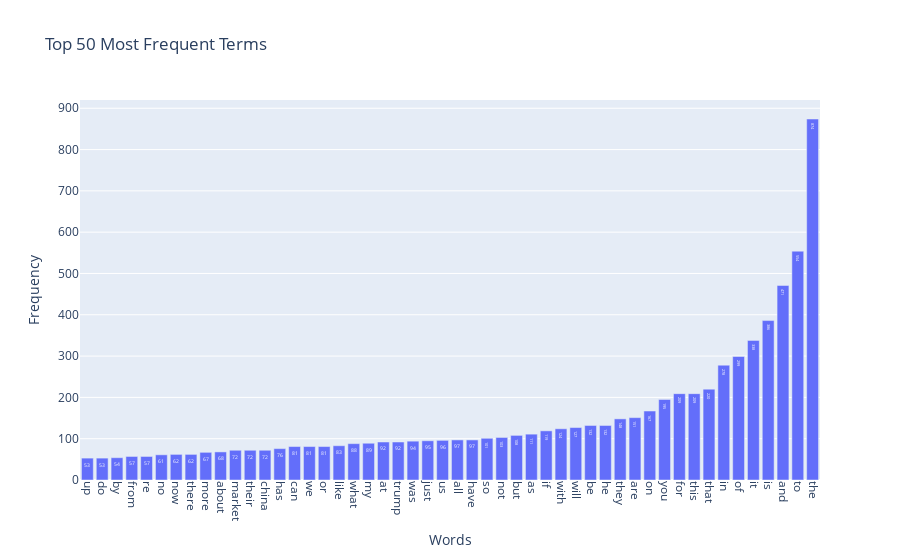

Notebook cell for this chart:
### Code cell
# Answer here
import plotly.express as px
import pandas as pd
import numpy as np

# 假設 term_frequencies 和 count_vect 已經定義

# 計算每個詞的頻率
word_frequencies = np.asarray(X_counts.sum(axis=0)).flatten()

# 選擇前 N 個最常見的詞
N = 50  # 假設我們只選擇前 50 個最常見的詞
top_n_indices = np.argsort(word_frequencies)[-N:]  # 找出前 N 個詞的索引
top_n_terms = count_vect.get_feature_names_out()[top_n_indices]
top_n_frequencies = word_frequencies[top_n_indices]

# 創建 DataFrame 進行可視化
df_top_n = pd.DataFrame({
    'Term': top_n_terms,
    'Frequency': top_n_frequencies
})

# 使用 Plotly 畫條形圖
fig = px.bar(df_top_n, 
             x='Term', 
             y='Frequency', 
             title=f'Top {N} Most Frequent Terms', 
             labels={'Term': 'Words', 'Frequency': 'Frequency'},
             text='Frequency')  # 在條形上顯示頻率

# 調整 X 軸標籤的顯示角度
fig.update_xaxes(tickangle=90)

# 顯示圖表
fig.show()

### Figure 1 — Plotly figure (JSON) as saved in the notebook; plotly's stock layout.template omitted (floating-point values rounded to 4 significant figures)
{"data": [{"hovertemplate": "Words=%{x}<br>Frequency=%{text}<extra></extra>", "legendgroup": "", "marker": {"color": "#636efa", "pattern": {"shape": ""}}, "name": "", "orientation": "v", "showlegend": false, "text": [53.0, 53.0, 54.0, 57.0, 57.0, 61.0, 62.0, 62.0, 67.0, 68.0, 72.0, 72.0, 72.0, 76.0, 81.0, 81.0, 81.0, 83.0, 88.0, 89.0, 92.0, 92.0, 94.0, 95.0, 96.0, 97.0, 97.0, 101.0, 103.0, 108.0, 111.0, 119.0, 124.0, 127.0, 132.0, 132.0, 148.0, 151.0, 167.0, 195.0, 209.0, 209.0, 220.0, 278.0, 299.0, 338.0, 386.0, 471.0, 554.0, 874.0], "textposition": "auto", "type": "bar", "x": ["up", "do", "by", "from", "re", "no", "now", "there", "more", "about", "market", "their", "china", "has", "can", "we", "or", "like", "what", "my", "at", "trump", "was", "just", "us", "all", "have", "so", "not", "but", "as", "if", "with", "will", "be", "he", "they", "are", "on", "you", "for", "this", "that", "in", "of", "it", "is", "and", "to", "the"], "xaxis": "x", "y": [53, 53, 54, 57, 57, 61, 62, 62, 67, 68, 72, 72, 72, 76, 81, 81, 81, 83, 88, 89, 92, 92, 94, 95, 96, 97, 97, 101, 103, 108, 111, 119, 124, 127, 132, 132, 148, 151, 167, 195, 209, 209, 220, 278, 299, 338, 386, 471, 554, 874], "yaxis": "y"}], "layout": {"barmode": "relative", "legend": {"tracegroupgap": 0}, "title": {"text": "Top 50 Most Frequent Terms"}, "xaxis": {"anchor": "y", "domain": [0, 1], "tickangle": 90, "title": {"text": "Words"}}, "yaxis": {"anchor": "x", "domain": [0, 1], "title": {"text": "Frequency"}}}}
